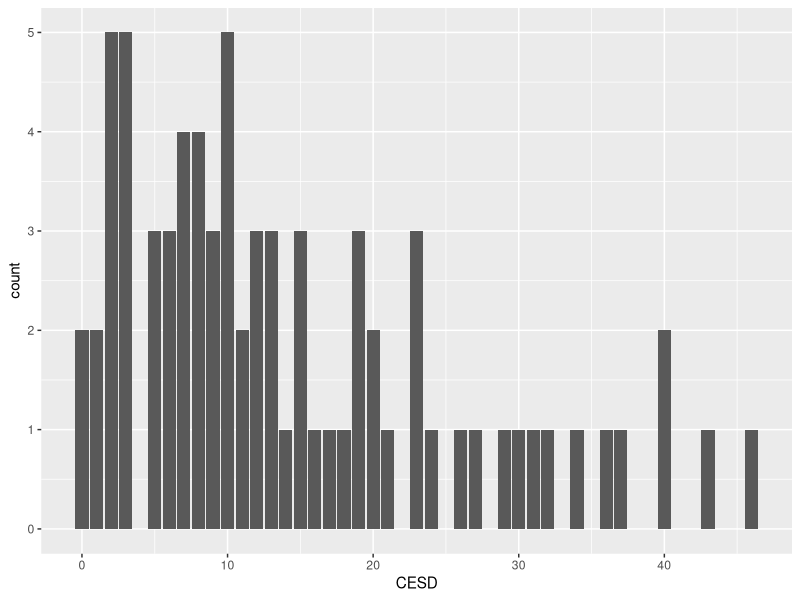
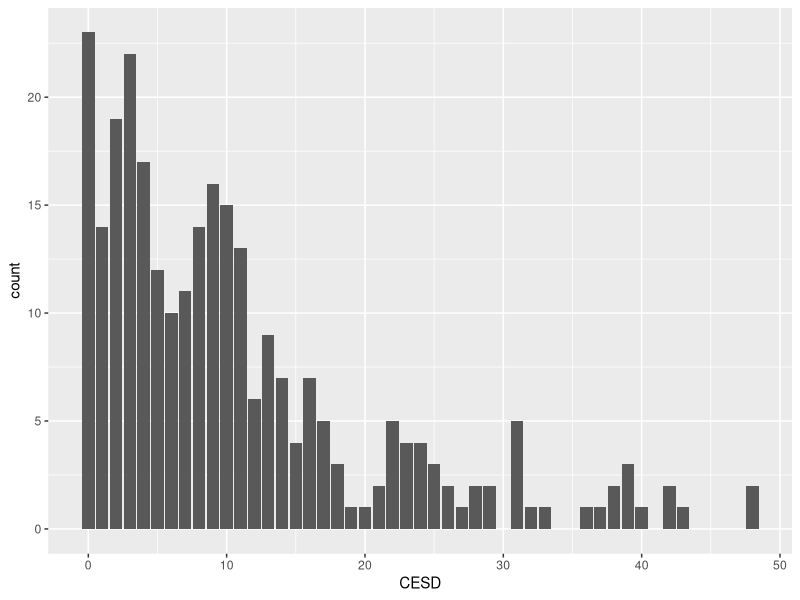

The R script that drew these images, in order:
## ---- chunk 1
library(tidyverse)
library(ggplot2)
##read files
Migraine_data <- read.csv("./Migraine.csv")

Migraine_Pos<-filter(Migraine_data,Migraine==1)
Migraine_Neg<-filter(Migraine_data,Migraine==0)

## ---- chunk 2
par(mfrow=c(1,2))
ggplot(Migraine_Pos,aes(x=CESD))+geom_bar()
ggplot(Migraine_Neg,aes(x=CESD))+geom_bar()
